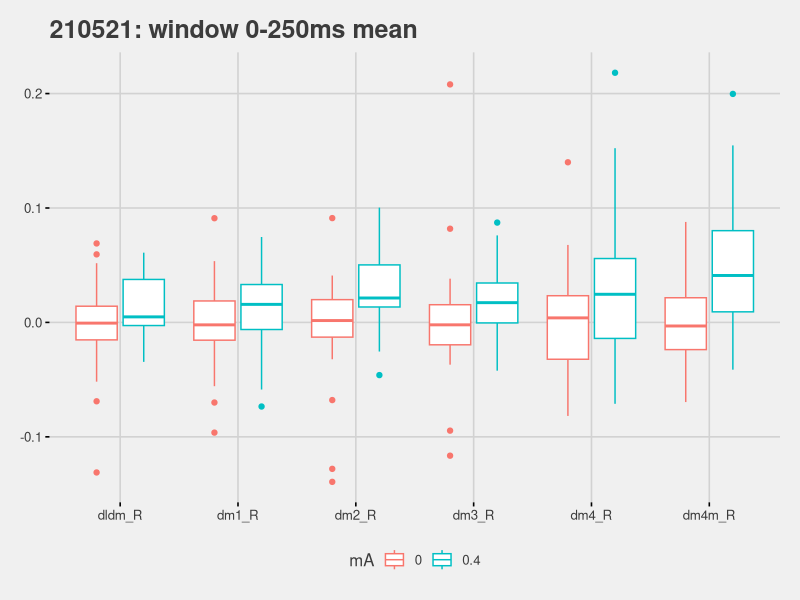
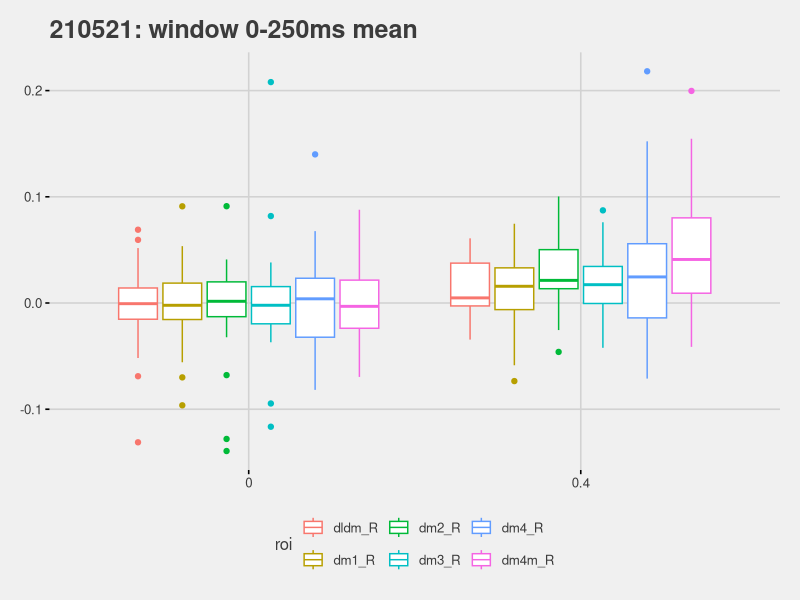

The R script that drew these images, in order: (Note: this script raises an error after producing the figures.)
setwd("/home/tamara/Documents/MATLAB/VSDI/TORus/plot/informes/03_figure_sketch/fast_anova")
#rawdata <-read.csv("long_format_forR.csv") #210521 peak minus baseline
#rawdata <-read.csv("long_format_forR_slopemean210521_400.csv") #210521 peak minus baseline
rawdata <-read.csv("long_format_forR_wmean210521_400datacirc_filt309.csv") #210521 peak minus baseline

tit= "210521: window 0-250ms mean"; # for plots
file= 'RESULTS 210521 mean in window ANOVA 2w AND POST-HOC.txt' # to sink the data in


# Three-way mixed ANOVA: 2 between- and 1 within-subjects factors
# https://www.datanovia.com/en/lessons/mixed-anova-in-r/#three-way-bww-b


# LOAD PACKAGES
library(tidyverse) #for data manipulation and visualization
library(ggpubr) #for creating easily publication ready plots. contains ggqqplot
library(rstatix) #provides pipe-friendly R functions for easy statistical analyses. contains: shapiro_test and levene_test
library("scales")
library (emmeans)
library(car)

# Change 'tibble' options so all columns and rows are printed:
options(tibble.width = Inf)
options(tibble.print_min = Inf)

# LOAD DATA AND RENAME
data <- rawdata[c(1,2,4) ]
# transform into factors
data$value  <-data$data_long1
data$mA <- as.factor(data$data_long2)
data$roi <- as.factor(data$data_long4)

data <- data[c(4,5,6) ]
# If we want a subset
data <- data[data$mA %in% c("0", "0.4"), ] 


library(dplyr)
##datanoc01$EC<- mapvalues(datanoc01$EC, from = c(1, 2), to = c("ECmas", "ECmenos"))
#datanoc01$group<- mapvalues(datanoc01$group, from = c(0, 1, 2), to = c("dm2", "dm3", "som"))
#datanoc01$sesion<- mapvalues(datanoc01$sesion, from = c(1, 2, 3, 4, 5), to = c("hab", "t1", "t2", "t3", "t4"))



#########################################################################
## 2-WAY ANOVA: FORMATED AND SINKING INTO OUTPUT.txt #### 
#########################################################################
library(ggthemes) #https://rafalab.github.io/dsbook/ggplot2.html#add-on-packages

# 1. SUMMARY STATISTICS ####

sink(file)
print(tit)
print("SUMMARY STATISTICS")
print("")
print("Summary grouped by factor ' roi'")
data %>%
  group_by(roi) %>%
  get_summary_stats(value, type = "mean_sd") #value cannot be a factor

print("")
print("Summary grouped by factor 'mA'")
data %>%
  group_by(mA) %>%
  get_summary_stats(value, type = "mean_sd") #value cannot be a factor

print("")
print("Summary grouped by both factors")
data%>%
  group_by(roi,mA) %>%
  get_summary_stats(value, show = c("mean", "sd", "se", "median"))

sink()
# 2. BOXPLOT
# change and save manually:
bxp <- ggboxplot(
  data, x = "roi", y = "value",
  color = "mA", 
  ggtheme = ggthemes::theme_fivethirtyeight(), # choosing a different theme
  package = "wesanderson", # package from which color palette is to be taken
  palette = "Darjeeling1" # choosing a different color palette
  # palette = "jco",
) +
  ggtitle(tit)
bxp


bxp <- ggboxplot(
  data, x = "mA", y = "value",
  color = "roi", 
  ggtheme = ggthemes::theme_fivethirtyeight(), # choosing a different theme
  package = "wesanderson", # package from which color palette is to be taken
  palette = "Darjeeling1" # choosing a different color palette
  # palette = "jco",
) +
  ggtitle(tit)
bxp

#graphics.off()

# 3 . ANOVA: 2-way anova, not repeated measures
sink(file)
sink("test.txt")
knitr::kable(get_anova_table(res.aov), caption = 'ANOVA Table (type III tests) - lo mismo, mas bonito')
sink()

print("ANOVA: ANOVA SUMMARY")
sink()
anova_summary(aov(value ~roi*mA, data=data))
res.aov <- anova_test(data=data, formula = value ~roi*mA, # + Error(model)
                      #error function: we want to control for that between-participant variation over all of our within-subjects variables.
                      effect.size='pes', type=3)

print("ANOVA: ANOVA TABLE")
get_anova_table(res.aov)
knitr::kable(get_anova_table(res.aov), caption = 'ANOVA Table (type III tests) - lo mismo, mas bonito')

print("Complete ANOVA object to check Mauchly and Sphericity corrections") --???
res.aov  

# 4. POST-HOC ANALYSIS

print("POST-HOC with Bonferroni adjustment")

# 4.1: PAIRWISE COMPARISONS each level of the within-s factors

# 4.1.1. Each level of block
# Paired t-test is used because we have repeated measures by time


print("POST-HOC: PAIRWISE COMPARISONS BETWEEN ROI LEVELS  (non paired)")
pwc1 <- data %>%
  group_by(roi) %>%
  pairwise_t_test(
    formula = value ~ mA, paired = FALSE, 
    p.adjust.method = "bonferroni"
  )
#  %>% select(-df, -statistic, -p) # Remove details
pwc1

knitr::kable(pwc1, caption = 'POST-HOC: PAIRWISE COMPARISONS BETWEEN ROI LEVELS')


print("POST-HOC: PAIRWISE COMPARISONS BETWEEN mA LEVELS (non paired)")
# non-pair to compare EC? because is not a rm?
pwc2 <- data %>%
  group_by(mA) %>%
  pairwise_t_test(
    formula = value ~ roi, paired = FALSE, 
    p.adjust.method = "bonferroni"
  )
#%>%   select(-df, -statistic, -p) # Remove details
pwc2

knitr::kable(pwc2, caption = 'POST-HOC: PAIRWISE COMPARISONS BETWEEN mA LEVELS')

sink ()



# 5. TEST ASSUMPTIONS  ####

# 5.1: PRESENCE OF OUTLIERS 

print("ASSUMPTIONS: PRESENCE OF OUTLIERS")
data %>%
  group_by(roi, mA) %>%
  identify_outliers(value)

data %>%
  group_by(mA) %>%
  identify_outliers(value)


# 5.2: NORMALITY ASSUMPTION
# The normality assumption can be checked by computing Shapiro-Wilk test for each time point.
# p > 0.05: normal distribution (H0)

print("ASSUMPTIONS: NORMALITY - SHAPIRO-WILK TEST")
data %>%
  group_by(roi, mA) %>%
  shapiro_test(value)

# CREATE QQ plot for each cell of design: (for bigger sample sizes)
#ggqqplot(dm2, "brady", ggtheme = theme_bw()) +
#facet_grid(block ~ EC, labeller = "label_both")
#If all the points fall approx. along the ref.line, for each cell, we can assume normality of the data.


# 5.3. HOMOCEDASTICITY: not needed (not between subjects comparisons)

# 5.4: SPERICITY ASSUMPTION: done and corrected internally by the functions anova_test() and get_anova_table()
# Sphericity is an important assumption of a repeated-measures ANOVA 

print("ASSUMPTIONS: SPERICITY ASSUMPTION is performed and applied internally")

# 5.5 : HOMOGENEITY OF  COVARIANCES  !!! sale diferente
print("ASSUMPTIONS: EQUALITY OF COVARIANCEs - Box's Text")
box_m(data[, "value", drop = FALSE], data$roi)
# The assumption of homogeneity of variance is an assumption of the independent samples t-test and ANOVA stating
#that all comparison groups have the same variance.  The independent samples t-test and ANOVA utilize the t and F statistics respectively,
# which are generally robust to violations of the assumption as long as group sizes are equal
sink()

#######################################3

# BOXPLOT
bxp <- ggboxplot(
  data, x = "mA", y = "value",
  color = "roi", palette = c("jco"),
  #facet.by =  "mA"
  title =tit 
)
bxp

bxp <- ggboxplot(
  data, x = "roi", y = "value",
  color = "mA", palette = c("jco"),
  title =tit 
  
)
bxp

# CHECK ASSUMPTIONS

# A1: OUTLIERS
data %>%
  group_by(roi, mA) %>%
  identify_outliers(value)


# A2: NORMALITY ASSUMPTION
data %>%
  group_by(roi, mA) %>%
  shapiro_test(value)
# p < 0.05: non-normal distribution

# CREATE QQ plot for each cell of design:
ggqqplot(data, "value", ggtheme = theme_bw()) +
  facet_grid(mA ~ roi, labeller = "label_both")

# Create QQ plot for each cell of design:
ggqqplot(data, "value", ggtheme = theme_bw()) +
  facet_grid(roi~mA , labeller = "label_both")

#facet_grid(EC+group ~ sesion, labeller = "label_both")

#If all the points fall approx. along the ref.line, for each cell, we can assume normality of the data.

# A3: HOMOGENEITY OF VARIANCE ASSUMPTION (Levene's test at each level of the within-subjects factor)
data %>%
  group_by(roi) %>%
  levene_test(value ~ mA)

data %>%
  group_by(mA) %>%
  levene_test(value ~ roi)

# Note that, if you do not have homogeneity of variances, you can try to transform the outcome (dependent) variable to correct for the unequal variances.
# If group sample sizes are (approximately) equal, run the three-way mixed ANOVA anyway because it is somewhat robust to heterogeneity of variance in these circumstances.
# It's also possible to perform robust ANOVA test using the WRS2 R package.'''


# A4: SPERICITY ASSUMPTION: done and corrected internally by the functions anova_test() and get_anova_table()

# COMPUTATION OF ANOVA
#anova_summary(aov(value ~ roi*mA + Error(idx/(mA)), data=data))
anova_summary(aov(value ~ roi*mA, data=data))

# TWO-WAY ANOVA
res.aov <- anova_test(data = data, dv = value,
  between = roi, within = mA)

get_anova_table(res.aov)

# extracted from inside: wid = idx,

# COMPUTATION ONE WAY FOR mA
model <- lm(value ~ mA*roi, data = data)
# effect on each level of mA
data %>%
  group_by(roi) %>%
  anova_test(value ~ mA, error = model)
# effect on each level of roi
data %>%
  group_by(mA) %>%
  anova_test(value ~ roi, error = model)

# TWO-WAY ANOVA
anova_2way <- aov(value~roi*mA, data = data)
summary(anova_2way)

get_anova_table(anova_2way)
## Contrasts set to contr.sum for the following variables: Btw_Cond
knitr::kable(nice(anova_2way)) ##call for formatted ANOVA table using knitr

# summary
require("dplyr")
group_by(data, roi, mA) %>%
  summarise(
    count = n(),
    mean = mean(value, na.rm = TRUE),
    sd = sd(value, na.rm = TRUE)
  )
# POST-HOC
# Using Turkey
TukeyHSD(anova_2way, which = c("roi" , "mA"))


##Main effects
mixed_fitted_roi<-emmeans(anova_2way, ~roi)
mixed_fitted_roi

mixed_fitted_mA<-emmeans(anova_2way, ~mA)
mixed_fitted_mA


mixed_fitted_interactions1 <-emmeans(anova_2way, ~roi|mA)
mixed_fitted_interactions1
pairs(mixed_fitted_interactions1)


##pairwise comparison with no correction.
pairs(mixed_fitted_interactions1)

# LEVENE TEST
test_levene(anova_2way) #lawstat package


# 6. PLOT

# OLD VISUALIZATION : VISUALIZATION: BOXPLOT WITH p-values (not working - because it's two way???)

# visualizacion grouped by mA
pwc1 <- pwc1%>% add_xy_position(x = "mA")

bxp <- ggboxplot(
  data, x = "mA", y = "value",
  color = "roi", 
  ggtheme = ggthemes::theme_fivethirtyeight(), # choosing a different theme
  package = "wesanderson", # package from which color palette is to be taken
  palette = "Darjeeling1" # choosing a different color palette
  # palette = "jco",
) +
  ggtitle('anova result')+
  
  stat_pvalue_manual(pwc1, tip.length = 0, hide.ns = TRUE)+
  labs(
    subtitle = get_test_label(pwc1, detailed = TRUE),
    caption = get_pwc_label(pwc1)
  )
bxp




# link: https://rpkgs.datanovia.com/rstatix/reference/anova_test.html#details
